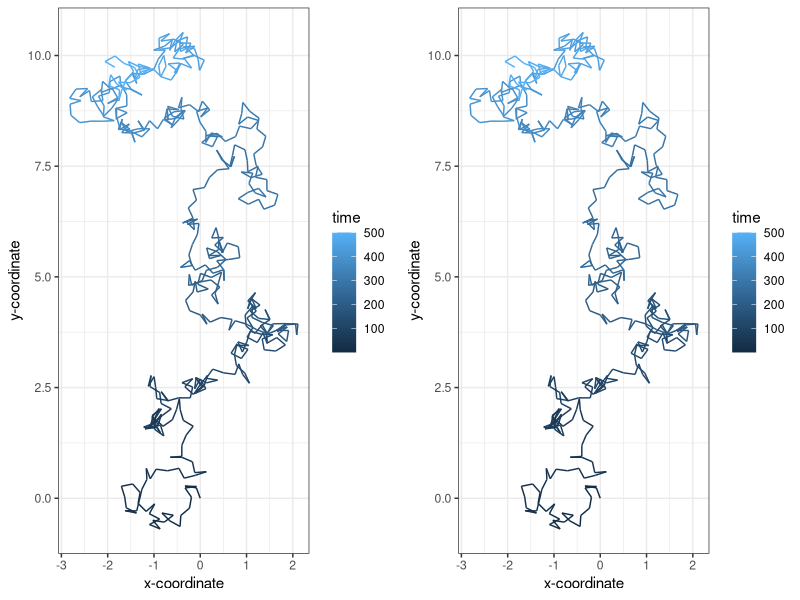

Recreate this plot in R.
#install.packages("ggplot2")
install.packages("gridExtra")

library(ggplot2)
library(gridExtra)

random_walk  <- function (n_steps) {
  
  df <- data.frame(x = rep(NA, n_steps), y = rep(NA, n_steps), time = 1:n_steps)
  
  df[1,] <- c(0,0,1)
  
  set.seed(22)
  
  for (i in 2:n_steps) {
    
    h <- 0.25
    
    angle <- runif(1, min = 0, max = 2*pi)
    
    df[i,1] <- df[i-1,1] + cos(angle)*h
    
    df[i,2] <- df[i-1,2] + sin(angle)*h
    
    df[i,3] <- i
    
  }
  
  return(df)
  
}

data1 <- random_walk(500)

plot1 <- ggplot(aes(x = x, y = y), data = data1) +
  
  geom_path(aes(colour = time)) +
  
  theme_bw() +
  
  xlab("x-coordinate") +
  
  ylab("y-coordinate")

data2 <- random_walk(500)

plot2 <- ggplot(aes(x = x, y = y), data = data2) +
  
  geom_path(aes(colour = time)) +
  
  theme_bw() +
  
  xlab("x-coordinate") +
  
  ylab("y-coordinate")

grid.arrange(plot1, plot2, ncol=2)
